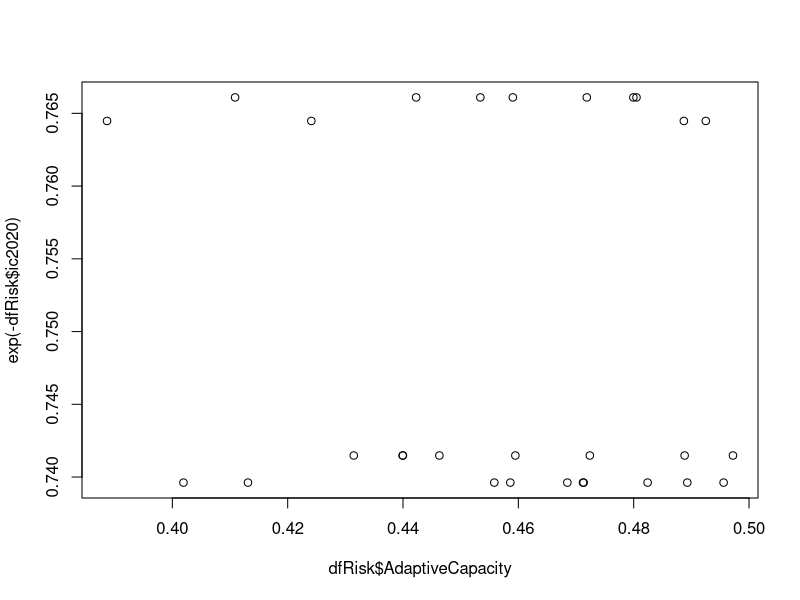
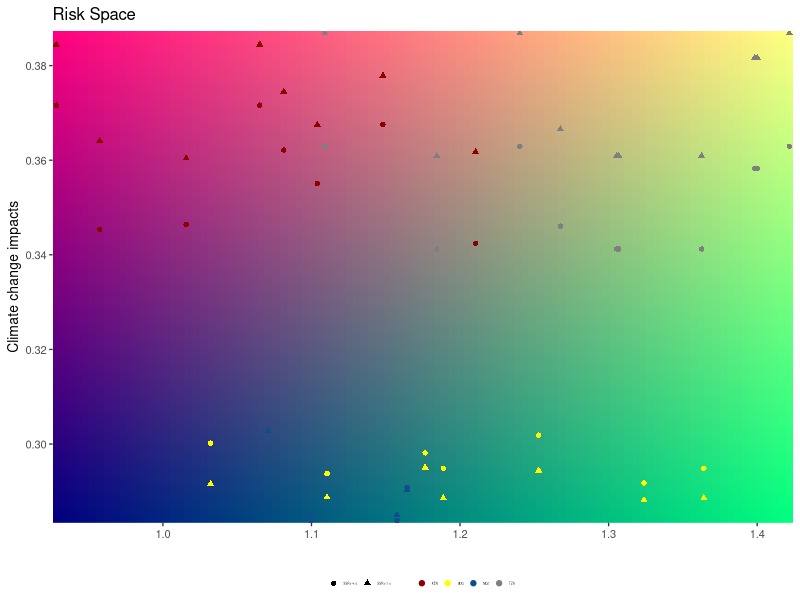
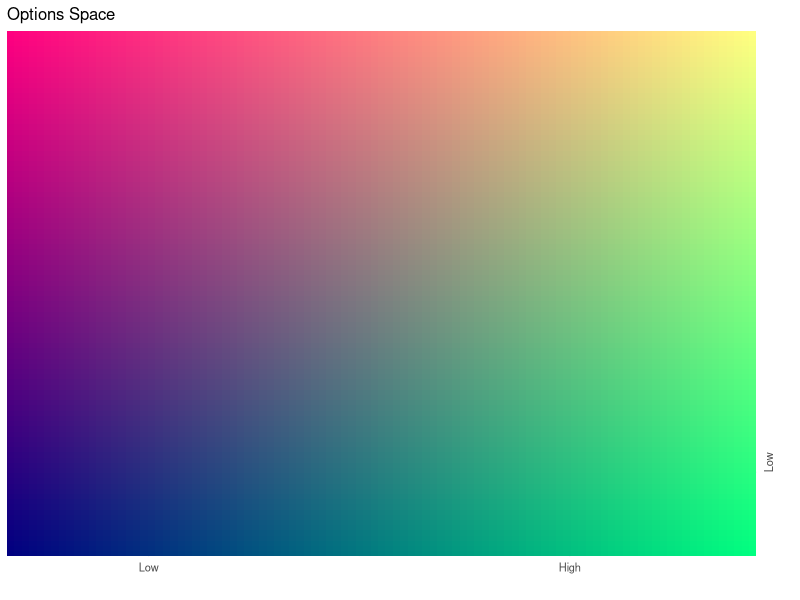
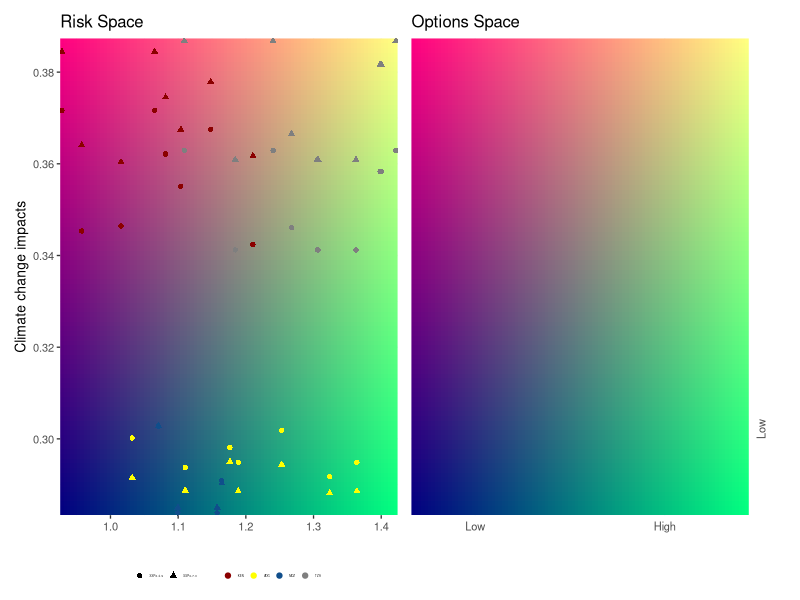
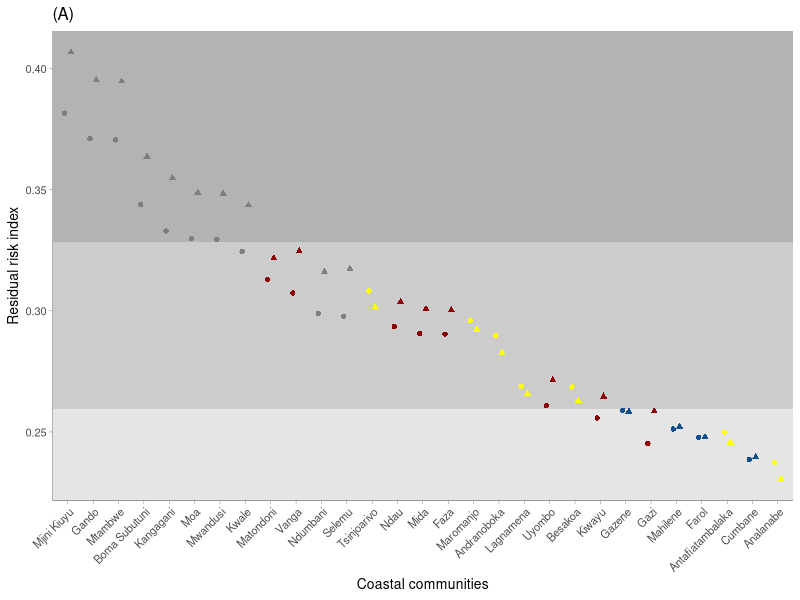
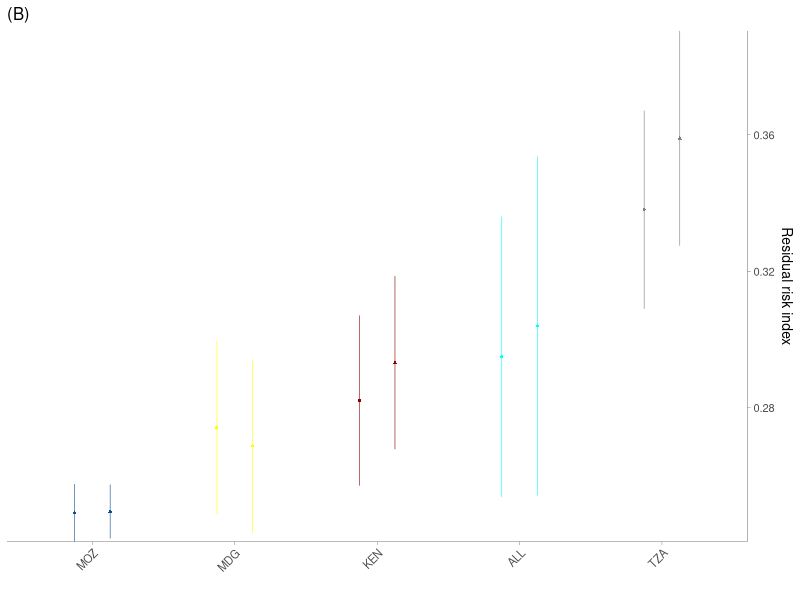
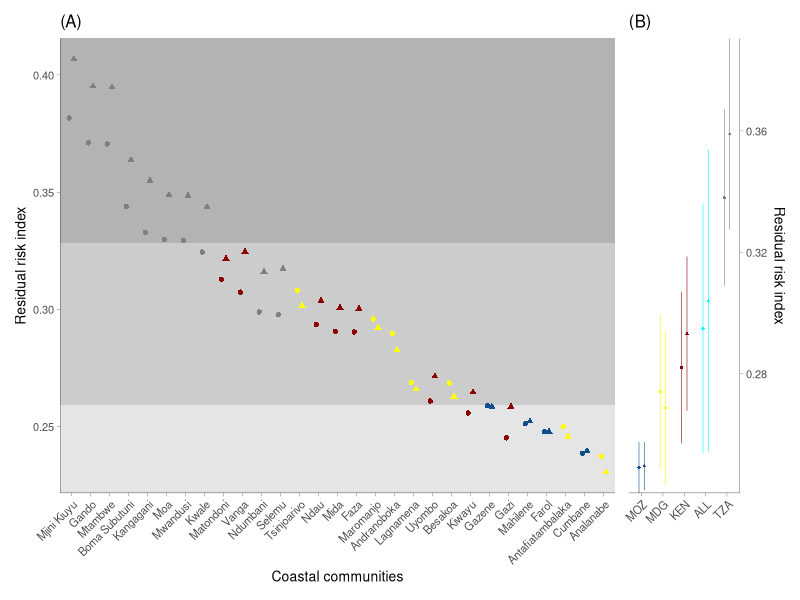
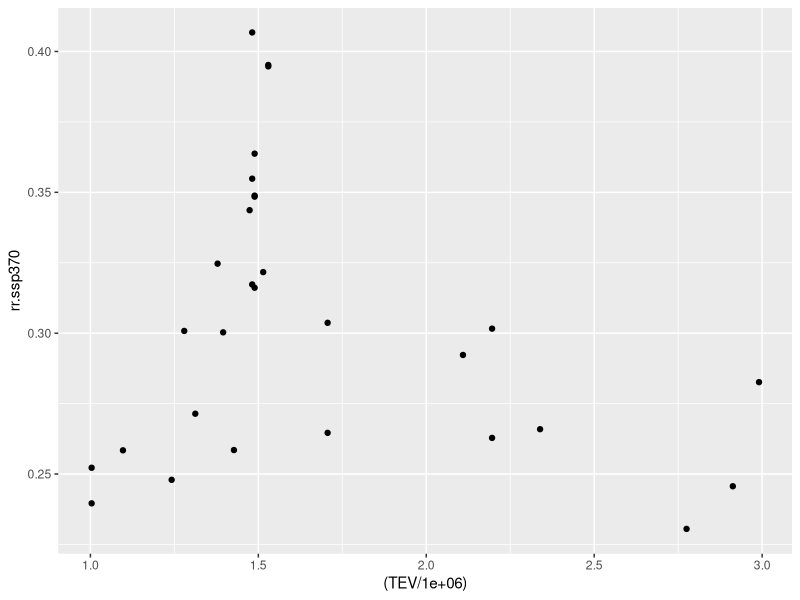

The R script that drew these images, in order:
library(tidyverse)
dfRisk <- read_csv("2_Data/spreadsheet/RiskDataFINAL.csv")
dfRisk <- dfRisk %>% mutate(ISO3 = Country,
                            ISO3 = ifelse(ISO3 == "Kenya", "KEN", ISO3),
                            ISO3 = ifelse(ISO3 == "Tanzania", "TZA", ISO3),
                            ISO3 = ifelse(ISO3 == "Madagascar", "MDG", ISO3),
                            ISO3 = ifelse(ISO3 == "Mozambique", "MOZ", ISO3))
I_Ctrl <- read_csv("2_Data/spreadsheet/ImpactControl.csv")
dfRisk <- merge(dfRisk, I_Ctrl, by.x = "ISO3")
plot(dfRisk$AdaptiveCapacity, exp(-dfRisk$ic2020))

df <- rbind(data.frame(sce = "SSP2-4.5", impact = dfRisk$imp.ssp245.2050, vulnerab = dfRisk$Sensitivity/dfRisk$AdaptiveCapacity, village = dfRisk$Villages, ISO3 = dfRisk$ISO3),
            data.frame(sce = "SSP3-7.0", impact = dfRisk$imp.ssp370.2050, vulnerab = dfRisk$Sensitivity/dfRisk$AdaptiveCapacity, village = dfRisk$Villages, ISO3 = dfRisk$ISO3))
yR <- range(df$impact);xR <- range(df$vulnerab)
lgd <- expand.grid(x = seq(xR[1],xR[2], diff(xR)/100), 
                   y = seq(yR[1],yR[2], diff(yR)/100)) %>% 
  mutate(x1 = scales::rescale(x),
         y1 = scales::rescale(y),
         mix = rgb(y1,x1,.5))
# Q1 <- summary(df$impact)[[2]] #first quartile
# Q3 <- summary(df$impact)[[5]] #third quartile
# MdV <- median(df$vulnerab)
(plt1 <- ggplot()+
    
    # geom_rect(aes(fill = "LL", xmin = -Inf, xmax = MdV, ymin = -Inf, ymax = Q1), show.legend = FALSE)+
    # geom_rect(aes(fill = "ML", xmin = -Inf, xmax = MdV, ymin = Q1, ymax = Q3), show.legend = FALSE)+
    # geom_rect(aes(fill = "HL", xmin = -Inf, xmax = MdV, ymin = Q3, ymax = Inf), show.legend = FALSE)+
    # geom_rect(aes(fill = "LH", xmin = MdV, xmax = Inf, ymin = -Inf, ymax = Q1), show.legend = FALSE)+
    # geom_rect(aes(fill = "MH", xmin = MdV, xmax = Inf, ymin = Q1, ymax = Q3), show.legend = FALSE)+
    # geom_rect(aes(fill = "HH", xmin = MdV, xmax = Inf, ymin = Q3, ymax = Inf), show.legend = FALSE)+
    # scale_fill_manual(values = c("LL"="#595757","ML"="#806587","HL"="#A874B8",
    #                             "LH"="#468C38","MH"="#8CA289","HH"="#D3B9DB")) +
    geom_raster(data = lgd, aes(x = x, y = y, fill = mix))+
    scale_fill_identity()+
    geom_point(data = df, aes(x = vulnerab, y = impact, colour = ISO3, shape=sce), size = 1.5) +
    labs(y = "Climate change impacts", x = "", title = "Risk Space")+
    scale_colour_manual(name="", values = c("KEN"="darkred","MDG"="yellow","MOZ"="dodgerblue4","TZA"="grey50"))+
    theme_bw(base_size = 10)+
    scale_x_continuous(expand = c(0,0))+scale_y_continuous(expand = c(0,0))+
    #geom_vline(xintercept = median(df$vulnerab, na.rm = TRUE), linetype = 2, linewidth = .5, colour = "grey80")+
    theme(legend.position = "bottom",
          legend.title = element_blank(),
          legend.background = element_rect(fill = NA),
          legend.key.size = unit(1, 'cm'),
          legend.text = element_text(size = 2),
          legend.key.height = unit(.1, 'cm'),
          legend.key.width = unit(.1, 'cm'), 
          
          panel.border = element_blank()))

(plt2 <- ggplot()+
    # geom_rect(aes(fill = "LL", xmin = -Inf, xmax = MdV, ymin = -Inf, ymax = Q1), show.legend = FALSE)+
    # geom_rect(aes(fill = "ML", xmin = -Inf, xmax = MdV, ymin = Q1, ymax = Q3), show.legend = FALSE)+
    # geom_rect(aes(fill = "HL", xmin = -Inf, xmax = MdV, ymin = Q3, ymax = Inf), show.legend = FALSE)+
    # geom_rect(aes(fill = "LH", xmin = MdV, xmax = Inf, ymin = -Inf, ymax = Q1), show.legend = FALSE)+
    # geom_rect(aes(fill = "MH", xmin = MdV, xmax = Inf, ymin = Q1, ymax = Q3), show.legend = FALSE)+
    # geom_rect(aes(fill = "HH", xmin = MdV, xmax = Inf, ymin = Q3, ymax = Inf), show.legend = FALSE)+
    # scale_fill_manual(values = c("LL"="#595757","ML"="#806587","HL"="#A874B8","LH"="#468C38","MH"="#8CA289","HH"="#D3B9DB")) +
    geom_raster(data = lgd, aes(x = x, y = y, fill = mix))+
    scale_fill_identity()+
    
    geom_point(data = df, aes(x = vulnerab, y = impact), alpha = 0) +
    labs(y = "", x = "", title = "Options Space")+
    scale_y_continuous(breaks = c(.3, .43, .55), labels = c("Low", "Medium", "High") , position = "right", expand = c(0,0))+
    scale_x_continuous(breaks = c(1.02, 1.3), labels = c("Low","High"), expand = c(0,0))+
    theme_bw(base_size = 10)+
    theme(axis.text.y = element_text(angle = 90),
          axis.ticks = element_blank(), 
          panel.border = element_blank()))

library(patchwork)
plt1+plt2+plot_layout(ncol = 2)
#ggsave("outputs/xx1.png", width = 5.5, height = 4, dpi = 1200)

dfRisk<- dfRisk %>% mutate(rr.ssp370 = ((imp.ssp370.2050*Sensitivity)/AdaptiveCapacity)*exp(-ic2020),
                           rr.ssp245 = ((imp.ssp245.2050*Sensitivity)/AdaptiveCapacity)*exp(-ic2020))
df <- rbind(data.frame(sce = "SSP2-4.5", risk = (dfRisk$rr.ssp245), village = dfRisk$Villages, ISO3 = dfRisk$ISO3),
            data.frame(sce = "SSP3-7.0", risk = (dfRisk$rr.ssp370), village = dfRisk$Villages, ISO3 = dfRisk$ISO3))
Q1 <- summary(df$risk)[[2]] #first quartile
Q3 <- summary(df$risk)[[5]] #third quartile
(plt2 <- ggplot(data = df)+
    geom_rect(fill = "grey90", xmin = -Inf, xmax = Inf, ymin = -Inf, ymax = Q1)+
    geom_rect(fill = "grey80", xmin = -Inf, xmax = Inf, ymin = Q1, ymax = Q3)+
    geom_rect(fill = "grey70", xmin = -Inf, xmax = Inf, ymin = Q3, ymax = Inf)+
    #geom_col(aes(reorder(Villages, risk.ssp370.2050), risk.ssp370.2050), width = .2, fill = "grey90")+
    geom_point(aes(x=reorder(village,-risk), y=risk, colour = ISO3, shape = sce), size = 1.5, position = position_dodge2(width =.5))+
    #geom_text(aes(x=reorder(village,risk), y=risk, label = round(risk,2)), size = 2, colour = "black", fontface = "bold",position = position_dodge(width =.5))+
    labs(x = "Coastal communities", y = "Residual risk index", title = "(A)")+
    #scale_y_continuous(expand = c(0,0), limits = c(.2,.9), breaks = seq(.2,.9, 0.1))+
    theme_classic(base_size = 10)+
    scale_colour_manual(name="", values = c("KEN"="darkred","MDG"="yellow","MOZ"="dodgerblue4","TZA"="grey50"))+
    scale_fill_manual(name="", values = c("KEN"="darkred","MDG"="yellow","MOZ"="dodgerblue4","TZA"="grey50"))+
    theme(legend.position = "", 
          legend.background = element_rect(fill = NA),
          axis.text.x = element_text(angle = 45, vjust = 1, hjust = 1),
          axis.line = element_line(linewidth = .1), 
          axis.ticks = element_line(linewidth = .1)))

df1 <- dfRisk %>% group_by(ISO3) %>% 
  summarise(mn.370 = mean(rr.ssp370),
            sd.370 = sd(rr.ssp370),
            mn.245 = mean(rr.ssp245),
            sd.245 = sd(rr.ssp245)) %>% ungroup()

df2 <- dfRisk %>% 
  summarise(mn.370 = mean(rr.ssp370),
            sd.370 = sd(rr.ssp370),
            mn.245 = mean(rr.ssp245),
            sd.245 = sd(rr.ssp245)) 
df2 <- cbind(ISO3 = "ALL", df2)
df <- rbind(df1, df2)

df <- rbind(data.frame(sce = "SSP2-4.5", MN = df$mn.245, LL = df$mn.245-df$sd.245, UL = df$mn.245+df$sd.245, ISO3 = df$ISO3),
            data.frame(sce = "SSP3-7.0", MN = df$mn.370, LL = df$mn.370-df$sd.370, UL = df$mn.370+df$sd.370, ISO3 = df$ISO3)) %>% group_by (ISO3) %>% mutate(sortMag = mean(MN))
(plt3 <- ggplot(data = df)+ 
    geom_pointrange(aes(x = reorder(ISO3, sortMag), y = MN, ymin = LL, ymax = UL, colour=ISO3, shape = sce),
                    size=.1, linewidth = .2, position = position_dodge(width =.5))+
    scale_colour_manual(name="", values = c("KEN"="darkred","MDG"="yellow","MOZ"="dodgerblue4","TZA"="grey50", "ALL"="cyan"))+
    labs(y = "Residual risk index", x="", title = "(B)")+
    scale_y_continuous(expand = c(0,0), #limits = c(.2,.9), breaks = seq(.2,.9, 0.1),
                       position = "right")+
    theme_classic(base_size = 10)+
    theme(legend.position = "", 
          panel.background = element_rect(fill = "transparent", colour = NA),
          plot.background = element_rect(fill = "transparent"),
          axis.text.x = element_text(angle = 45, vjust = 1, hjust = 1), 
          panel.border = element_blank(), 
          axis.line = element_line(linewidth = .1), 
          axis.ticks = element_line(linewidth = .1)))
#plt1 + annotation_custom(ggplotGrob(plt2), xmin = 1, xmax = 14, ymin = .5, ymax = .79)
plt2+plt3+plot_layout(ncol = 2, widths = c(5,1))
ggsave("3_RiskNew.png", dpi = 1200, height = 4, width = 8)


dfRisk %>% ggplot() + geom_point(aes(x = (TEV/1e6), y = rr.ssp370))
dfRisk %>% ggplot() + geom_point(aes(x = (TEV/1e6), y = imp.ssp370.2050))
